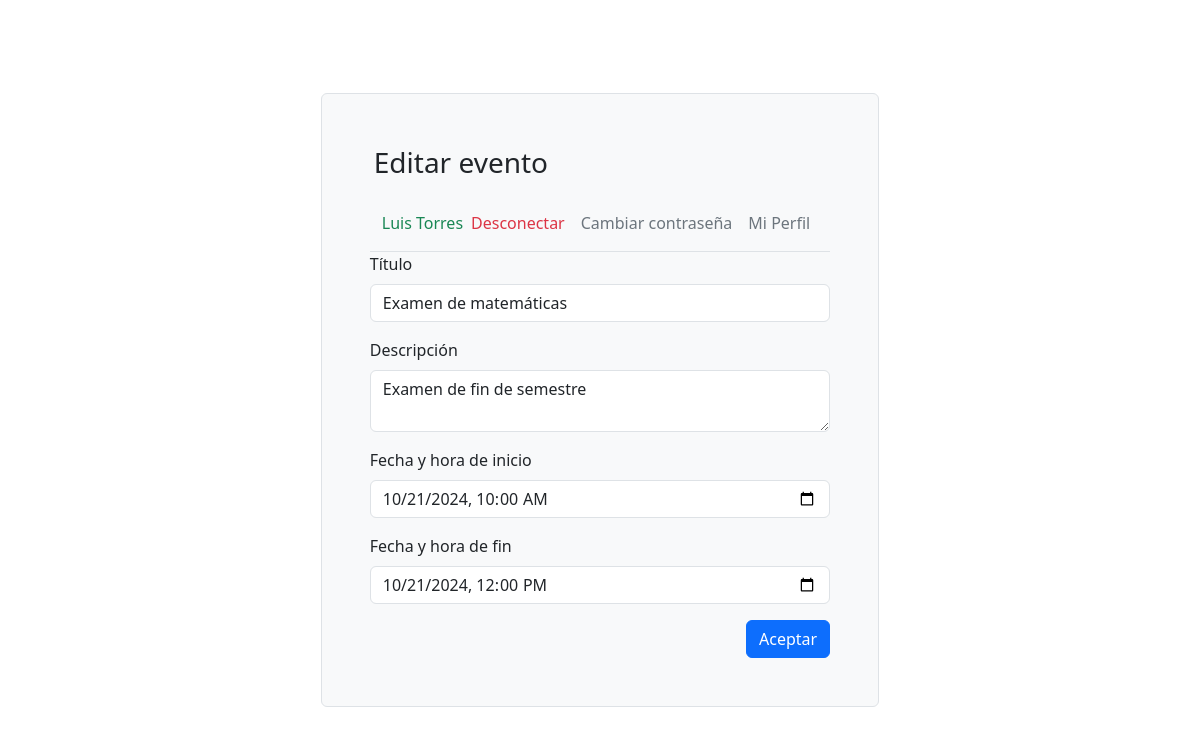
Page /edit-event.php?id=16 (signed in) on the committed database.
### tables this page shows
CREATE TABLE users (id INTEGER PRIMARY KEY AUTOINCREMENT,
                                                            email TEXT UNIQUE,
                                                            password TEXT,
                                                            first_name TEXT,
                                                            last_name TEXT,
                                                            birth_date TEXT,
                                                            about TEXT);

CREATE TABLE events (id INTEGER PRIMARY KEY AUTOINCREMENT,
                                                            user_id INTEGER,
                                                            title TEXT,
                                                            description TEXT,
                                                            start_date TEXT,
                                                            end_date TEXT,
                                                            FOREIGN KEY(user_id) REFERENCES users(id));

### data-access/CalendarDataAccess.php (called while the page is built, shortened)
<?php
require_once __DIR__ . "/../entities/User.php";
require_once __DIR__ . "/../entities/Event.php";
class CalendarDataAccess
{
    private $pdo;
    public function __construct($dbFile)
    {
        $this->pdo = new PDO("sqlite:" . $dbFile);
        $this->pdo->setAttribute(PDO::ATTR_ERRMODE, PDO::ERRMODE_EXCEPTION);
        $this->createInitialDataIfTablesEmpty();
    }
    private function createTables(): void
    {
        $this->pdo->exec("CREATE TABLE IF NOT EXISTS users (id INTEGER PRIMARY KEY AUTOINCREMENT,
                                                            email TEXT UNIQUE,
                                                            password TEXT,
                                                            first_name TEXT,
                                                            last_name TEXT,
                                                            birth_date TEXT,
                                                            about TEXT)");
        $this->pdo->exec("CREATE TABLE IF NOT EXISTS events (id INTEGER PRIMARY KEY AUTOINCREMENT,
                                                            user_id INTEGER,
                                                            title TEXT,
                                                            description TEXT,
                                                            start_date TEXT,
                                                            end_date TEXT,
                                                            FOREIGN KEY(user_id) REFERENCES users(id))");
    }
    private function createInitialDataIfTablesEmpty(): void
    {
        if ($this->isUsersTableEmpty()) {
            $this->createInitialUsers();
        }
        if ($this->isEventsTableEmpty()) {
            $this->createInitialEvents();
        }
    }
    private function isUsersTableEmpty(): bool
    {
        $stmt = $this->pdo->query("SELECT COUNT(1) as count FROM users");
        $result = $stmt->fetch(PDO::FETCH_ASSOC);
        return $result['count'] == 0;
    }
    private function isEventsTableEmpty(): bool
    {
        $stmt = $this->pdo->query("SELECT COUNT(1) as count FROM events");
        $result = $stmt->fetch(PDO::FETCH_ASSOC);
        return $result['count'] == 0;
    }
    public function getUserById(int $userId): ?User
    {
        $stmt = $this->pdo->prepare("SELECT * FROM users WHERE id = :id");
        $stmt->execute([':id' => $userId]);
        $result = $stmt->fetch(PDO::FETCH_ASSOC);
        if ($result) {
            $user = new User(
                $result['email'],
                $result['password'],
                $result['first_name'],
                $result['last_name'],
                $result['birth_date'],
                $result['about'],
                $result['id']
            );
            return $user;
        } else {
            return null;
        }
    }
    public function getEventById(int $eventId): ?Event
    {
        $stmt = $this->pdo->prepare("SELECT * FROM events WHERE id = :id");
        $stmt->bindValue(':id', $eventId);
        $stmt->execute();
        $row = $stmt->fetch(PDO::FETCH_ASSOC);
        if ($row) {
            $event = new Event(
                $row['user_id'],
                $row['title'],
                $row['description'],
                $row['start_date'],
                $row['end_date'],
                $row['id']
            );
            return $event;
        }
        return null;
    }
}

### entities/User.php (called while the page is built, shortened)
<?php
class User
{
    private $firstName;
    private $lastName;
    public function getFirstName()
    {
        return $this->firstName;
    }
    public function getLastName()
    {
        return $this->lastName;
    }
    public function setFirstName($firstName)
    {
        $this->firstName = $firstName;
    }
    public function setLastName($lastName)
    {
        $this->lastName = $lastName;
    }
}

### entities/Event.php (called while the page is built, shortened)
<?php
class Event
{
    private $title;
    private $description;
    private $startDate;
    private $endDate;
    public function getTitle()
    {
        return $this->title;
    }
    public function getDescription()
    {
        return $this->description;
    }
    public function getStartDate()
    {
        return $this->startDate;
    }
    public function getEndDate()
    {
        return $this->endDate;
    }
    public function setTitle($title)
    {
        $this->title = $title;
    }
    public function setDescription($description)
    {
        $this->description = $description;
    }
    public function setStartDate($startDate)
    {
        $this->startDate = $startDate;
    }
    public function setEndDate($endDate)
    {
        $this->endDate = $endDate;
    }
}

### edit-event.php (the view, shortened to what this page needs)
<?php
require_once __DIR__ . '/data-access/CalendarDataAccess.php';
require_once __DIR__ . '/entities/User.php';
$dbFile = __DIR__ . '/calendar.db';
$calendarDataAccess = new CalendarDataAccess($dbFile);
$userID = '';
$errorSeguridad = false;
?>
<!DOCTYPE html>
<html lang="es">
<head>
    <link rel="stylesheet" href="https://cdn.jsdelivr.net/npm/bootstrap@5.3.8/dist/css/bootstrap.min.css">
</head>
<?php if (empty($_SESSION['user'])) {
    header("Location: index.php");
    exit;
} else {
    $userID = $_SESSION['user'];
} ?>
<?php if ($_SERVER['REQUEST_METHOD'] === 'GET') {
    $eventoID = filter_input(INPUT_GET, 'id', FILTER_VALIDATE_INT);
    if ($eventoID === null || $eventoID === false) {
        $errorSeguridad = true;
    } else {
        $eventoBD = $calendarDataAccess->getEventById($eventoID);
        $titulo = $eventoBD->getTitle();
        $descripcion = $eventoBD->getDescription();
        $fechaInicio = $eventoBD->getStartDate();
        $fechaFin = $eventoBD->getEndDate();
    }
} ?>
<body>
    <div class="container d-flex justify-content-center align-items-center vh-100">
        <div class="border rounded bg-light p-5">
            <header>
                <h1 class="m-1 h3 mb-3 fw-normal">Editar evento</h1>
                <?php require_once 'cabecera.php' ?>
            </header>
            <main class="form-signin w-100 m-auto">
                <?php if ($errorSeguridad): ?>
                    <h3>No se puede acceder al evento porque no existe o porque no tiene permisos para verlo</h3>
                    <a href="events.php">Volver al listado de eventos</a>
                <?php else: ?>
                    <form method="post">
                        <div class="mb-3">
                            <label class="form-label" for="title">Título</label>
                            <input class="form-control" type="text" name="title" id="title" value="<?= $titulo ?>" required>
                        </div>
                        <div class="mb-3">
                            <label class="form-label" for="description">Descripción</label>
                            <textarea class="form-control" name="description" id="description"><?= $descripcion ?></textarea>
                        </div>
                        <div class="mb-3">
                            <label class="form-label" for="startDate">Fecha y hora de inicio</label>
                            <input class="form-control" type="datetime-local" name="startDate" id="startDate" value="<?= $fechaInicio ?>" required>
                        </div>
                        <div class="mb-3">
                            <label class="form-label" for="endDate">Fecha y hora de fin</label>
                            <input class="form-control" type="datetime-local" name="endDate" id="endDate" value="<?= $fechaFin ?>" required>
                        </div>
                        <div class="text-end">
                            <button class="btn btn-primary" type="submit">Aceptar</button>
                        </div>
                    </form>
                <?php endif ?>
            </main>
        </div>
    </div>
</body>
</html>

### cabecera.php
<?php
$userBD = $calendarDataAccess->getUserById($userID);
$nombre = $userBD->getFirstName();
$apellidos = $userBD->getLastName();
?>
<nav class="py-2 bg-body-tertiary border-bottom">
    <div class="container d-flex justify-content-center flex-wrap">
        <ul class="nav">
            <li class="navbar-text text-success"><?= $nombre ?> <?= $apellidos ?></li>
            <li class="nav-item"><a href="logout.php" class="nav-link px-2 link-danger link-offset-2 link-underline-opacity-25 link-underline-opacity-100-hover">Desconectar</a></li>
            <li class="nav-item"><a href="#!" class="nav-link  px-2 link-secondary link-offset-2 link-underline-opacity-25 link-underline-opacity-100-hover">Cambiar contraseña</a></li>
            <li class="nav-item"><a href="#!" class="nav-link  px-2 link-secondary link-offset-2 link-underline-opacity-25 link-underline-opacity-100-hover">Mi Perfil</a></li>
        </ul>
    </div>
</nav>

### rows in the picture
users: first_name "Luis", last_name "Torres"
events: title "Examen de matemáticas", description "Examen de fin de semestre", startDate "10/21/2024 10:00", endDate "10/21/2024 12:00"
